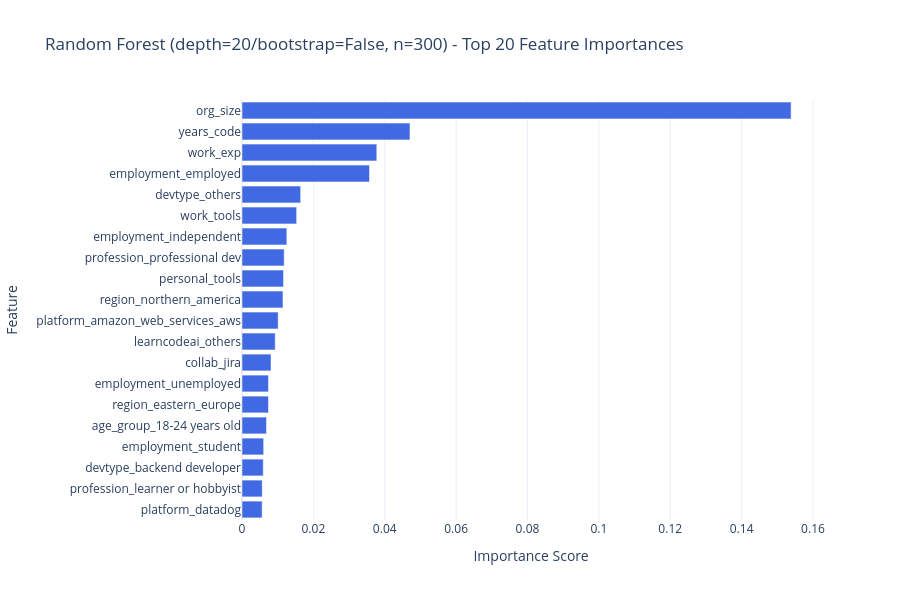

Source (notebook cell):
### Code cell
# Feature Importance
feature_names = X_clean.columns.tolist()
importances = rf_best.feature_importances_

importance_df = pd.DataFrame({
    'Feature': feature_names,
    'Importance': importances
})
importance_df = importance_df.sort_values('Importance', ascending=False).head(20)
importance_df = importance_df.sort_values('Importance')

fig = go.Figure(go.Bar(
    x=importance_df['Importance'],
    y=importance_df['Feature'],
    orientation='h',
    marker_color='royalblue'
))
fig.update_layout(
    title=f'Random Forest ({best_rf_label}, n={best_n}) - Top 20 Feature Importances',
    xaxis_title='Importance Score',
    yaxis_title='Feature',
    template='plotly_white',
    height=600
)
fig.show()

print("Top 20 features by importance:")
print(f"{'Rank':<6} {'Feature':<40} {'Importance':>12}")
print("-" * 60)
for rank, (_, row) in enumerate(importance_df.sort_values('Importance', ascending=False).iterrows(), 1):
    print(f"{rank:<6} {row['Feature']:<40} {row['Importance']:>12.4f}")

### Figure 1 — Plotly figure (JSON) as saved in the notebook; plotly's stock layout.template omitted (floating-point values rounded to 4 significant figures)
{"data": [{"marker": {"color": "royalblue"}, "orientation": "h", "type": "bar", "x": [0.005641, 0.005672, 0.005953, 0.006067, 0.006864, 0.007416, 0.007416, 0.008122, 0.009307, 0.01013, 0.01148, 0.01163, 0.01182, 0.01256, 0.01531, 0.01643, 0.03573, 0.03777, 0.04706, 0.1539], "y": ["platform_datadog", "profession_learner or hobbyist", "devtype_backend developer", "employment_student", "age_group_18-24 years old", "region_eastern_europe", "employment_unemployed", "collab_jira", "learncodeai_others", "platform_amazon_web_services_aws", "region_northern_america", "personal_tools", "profession_professional dev", "employment_independent", "work_tools", "devtype_others", "employment_employed", "work_exp", "years_code", "org_size"]}], "layout": {"height": 600, "title": {"text": "Random Forest (depth=20/bootstrap=False, n=300) - Top 20 Feature Importances"}, "xaxis": {"title": {"text": "Importance Score"}}, "yaxis": {"title": {"text": "Feature"}}}}
